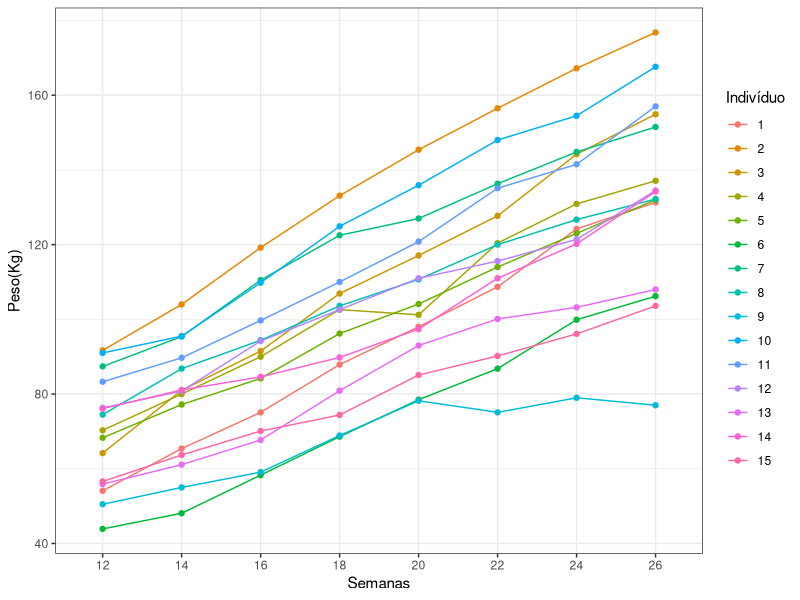
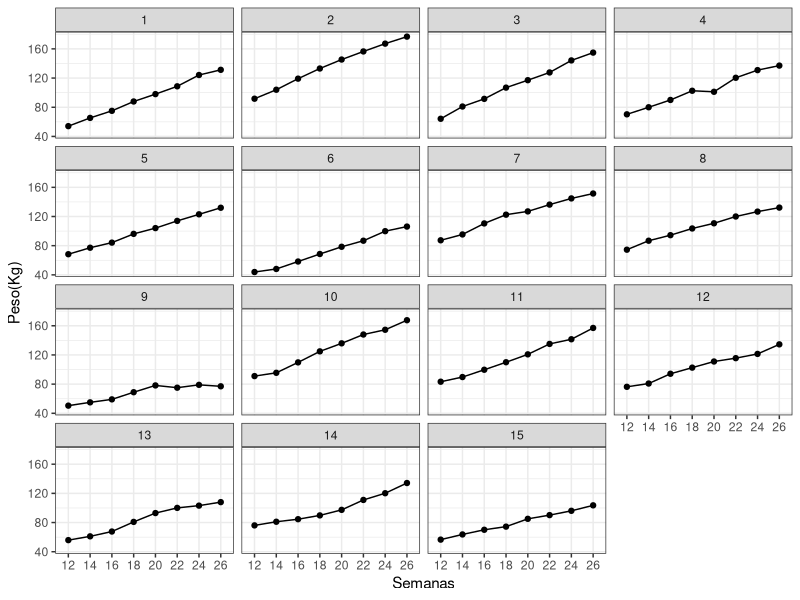
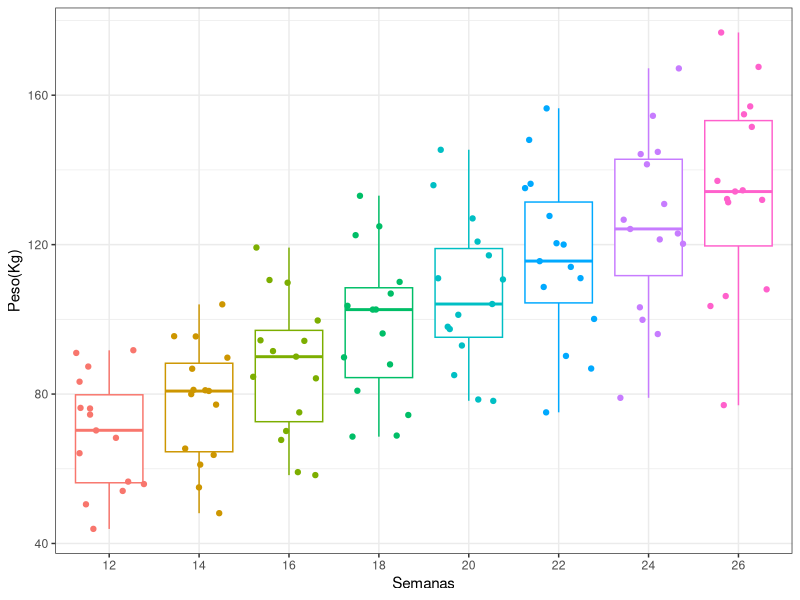
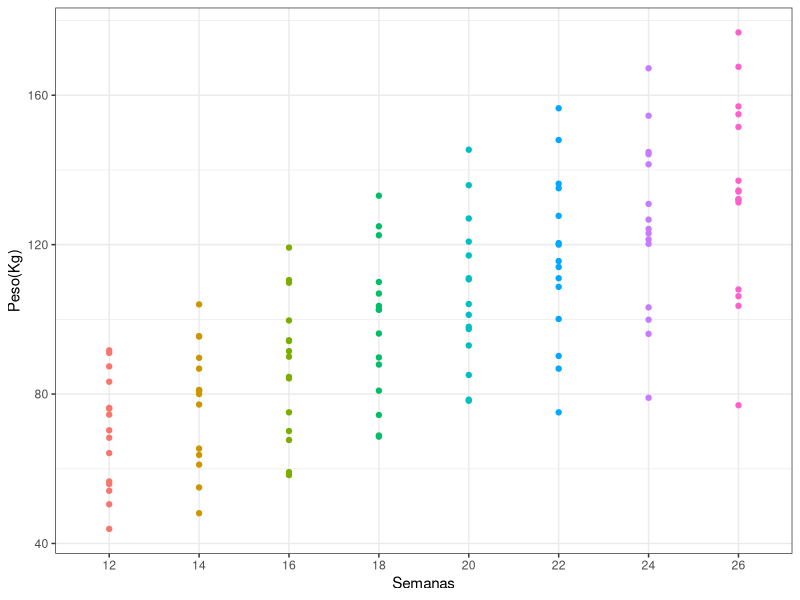
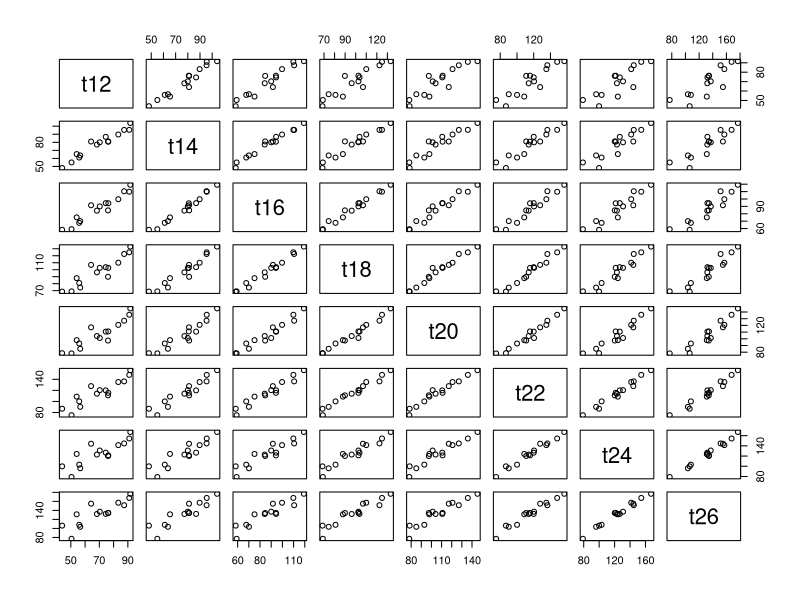

Reproduce these figures in R, in order.
## ---- chunk 1
require(tidyverse)
# carregando a base de dados
dados = readxl::read_xls("../../Dados/Dados_Livro_Estatistica_e_CD/bezerros.xls")
## ---- chunk 2
glimpse(dados)
## ---- chunk 3
(razao = dados$t26/dados$t12 )
summary(razao)

## ---- chunk 4
# transformando a base para o formato longer
dados.longer = pivot_longer(dados,col=-ind,names_to = "Semanas",values_to = "Peso(Kg)")
head(dados.longer,10)

# Remover o "t"
dados.longer = dados.longer |> mutate(Semanas = str_extract(Semanas,"[0-9]+"))
head(dados.longer,10)

# gráfico 1
ggplot(dados.longer,aes(x=Semanas,y=`Peso(Kg)`,group = ind,colour = factor(ind))) +
  geom_line()+
  geom_point() +
  labs(color="Indivíduo")+
  theme_bw()

# gráfico 2
ggplot(dados.longer,aes(x=Semanas,y=`Peso(Kg)`,group = ind)) +
  geom_line()+
  geom_point() +
  labs(color="Indivíduo")+
  facet_wrap(~ind) + 
  theme_bw()
## ---- chunk 5
dados.longer |> 
  group_by(Semanas) |> 
  summarise(media = mean(`Peso(Kg)`),
            desvio_padrao = sd(`Peso(Kg)`),
            cv = desvio_padrao/media)
## ---- chunk 6
#gráfico 1
ggplot(dados.longer,aes(x = Semanas,y=`Peso(Kg)`,colour = Semanas))+
  geom_boxplot()+
  ggplot2::geom_jitter()+
  theme_bw() + 
  theme(legend.position = "none") # removendo a legenda

#gráfico 2
ggplot(dados.longer,aes(x = Semanas,y=`Peso(Kg)`,colour = Semanas))+
  geom_point()+
  theme_bw() + 
  theme(legend.position = "none") # removendo a legenda
  
## ---- chunk 7
dados.longer |> 
  group_by(ind) |> 
  summarise(media = mean(`Peso(Kg)`),
            desvio_padrao = sd(`Peso(Kg)`),
            cv = desvio_padrao/media)

## ---- chunk 8
cor(dados[,-1])
plot(dados[,-1])
## ---- chunk 9
dados.longer |> 
  group_by(ind) |> 
  summarise(r1 = (`Peso(Kg)`/`Peso(Kg)`[1])-1)
## ---- chunk 10
dados.longer |> 
  group_by(Semanas) |> 
  summarise(media_semana = mean(`Peso(Kg)`),
            r2 = `Peso(Kg)`/media_semana)
## ---- chunk 11
dados.longer |> 
  group_by(Semanas) |> 
  summarise(media_semana = mean(`Peso(Kg)`),
            r2 = `Peso(Kg)`/media_semana) |>
  group_by(Semanas) |> 
  slice(9)
## ---- chunk 12
dados.longer |> 
  group_by(ind) |> 
  summarise(d = `Peso(Kg)`- `Peso(Kg)`[1])

## ---- chunk 13
library(broom)
dados.longer |>
  group_by(ind) |>
  do(tidy(lm(`Peso(Kg)` ~ as.numeric(Semanas), data = .)))

## ---- chunk 14

dados.longer |>
  mutate(Semana_c = as.numeric(Semanas) - 12) |> 
  group_by(ind) |>
  do(tidy(lm(`Peso(Kg)` ~ Semana_c, data = .)))


